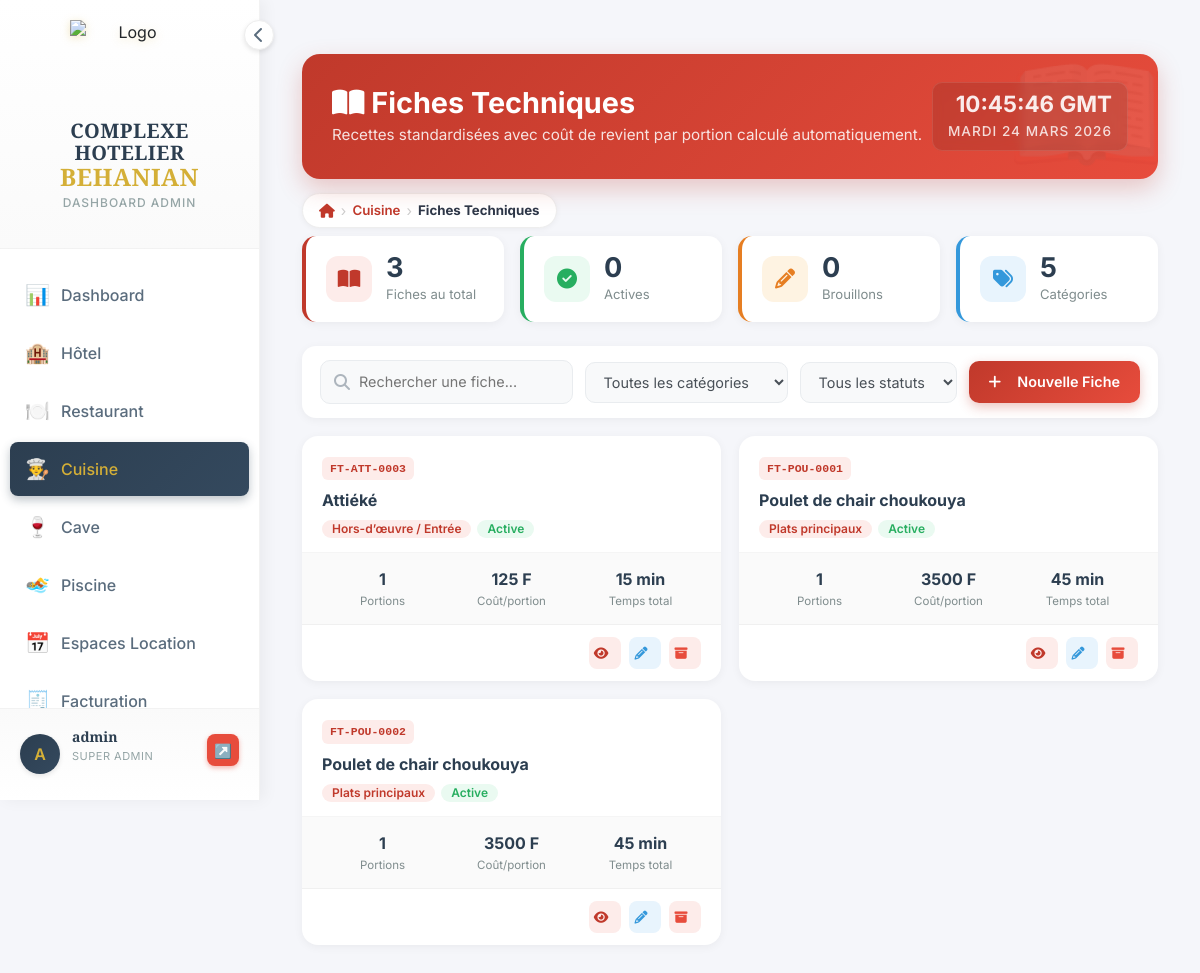
The app's page /cuisine/fiches/ (signed in), older data.
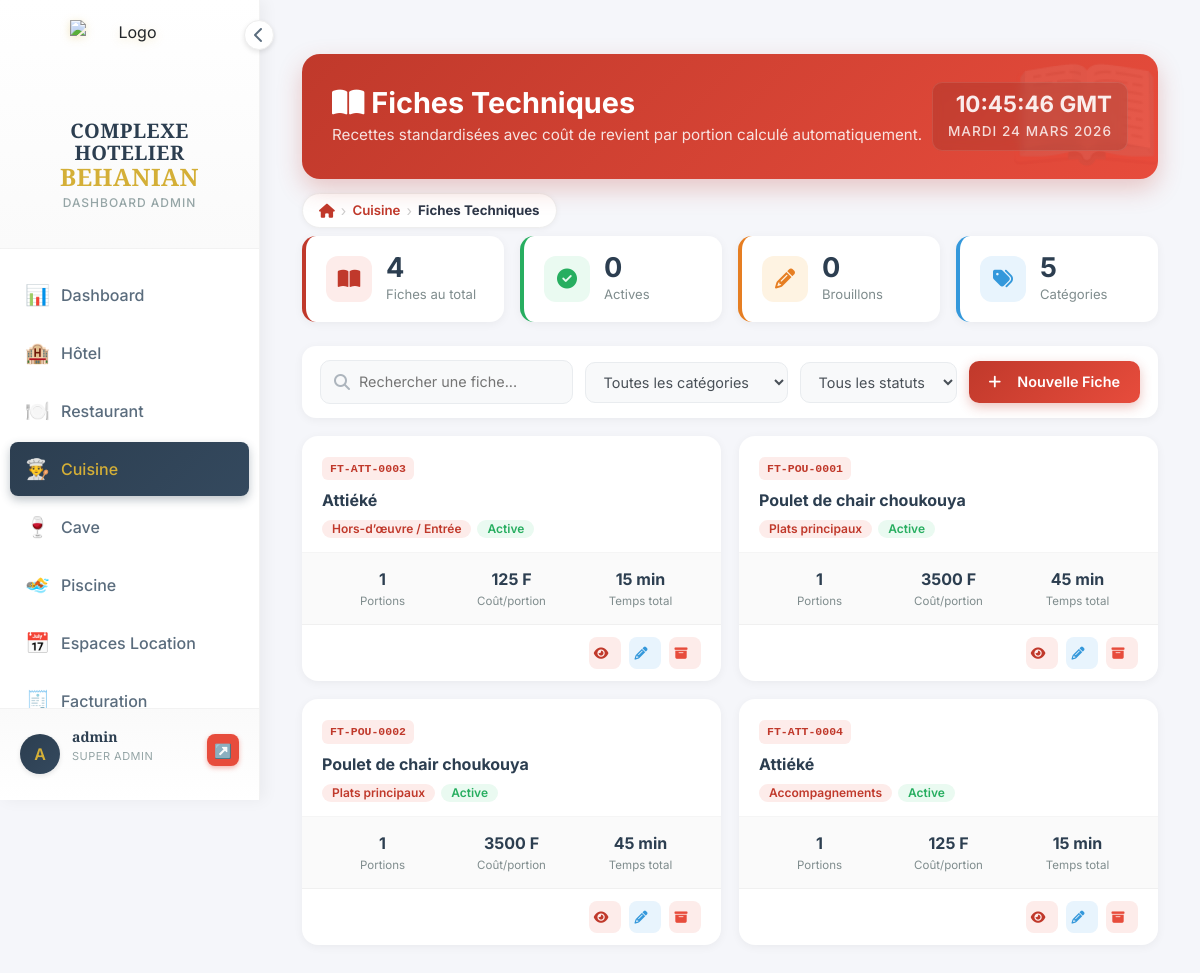
The same page, newer data.
### cuisine/models.py (models this page shows, shortened)
class FicheTechnique(models.Model):
    STATUT_CHOICES = [
        ('actif',    'Active'),
        ('archive',  'Archivée'),
        ('brouillon','Brouillon'),
    ]
    nom                = models.CharField(max_length=200, verbose_name="Nom de la recette", default="")
    reference          = models.CharField(max_length=50, unique=True, blank=True, null=True, verbose_name="Référence")
    categorie          = models.ForeignKey(CategoriePlat, on_delete=models.SET_NULL, null=True, blank=True,
                                           verbose_name="Catégorie")
    description        = models.TextField(blank=True, verbose_name="Description / Méthode")
    nb_portions        = models.DecimalField(max_digits=6, decimal_places=1, default=1,
                                             verbose_name="Nombre de portions")
    temps_preparation  = models.IntegerField(default=0, verbose_name="Temps de préparation (min)")
    temps_cuisson      = models.IntegerField(default=0, verbose_name="Temps de cuisson (min)")
    statut             = models.CharField(max_length=20, choices=STATUT_CHOICES, default='actif')
    image              = models.ImageField(upload_to='fiches_techniques/', blank=True, null=True)
    cree_par           = models.ForeignKey(User, on_delete=models.SET_NULL, null=True, related_name='fiches_techniques')
    date_creation      = models.DateTimeField(auto_now_add=True)
    date_modification  = models.DateTimeField(auto_now=True)
    @property
    def cout_total(self):
        return sum(l.cout_ligne for l in self.lignes.all())
    @property
    def cout_par_portion(self):
        if self.nb_portions and self.nb_portions > 0:
            return self.cout_total / self.nb_portions
        return Decimal('0')
    class Meta:
        verbose_name        = "Fiche Technique"
        verbose_name_plural = "Fiches Techniques"
        ordering            = ['categorie__ordre', 'nom']

class CategoriePlat(models.Model):
    nom    = models.CharField(max_length=100, verbose_name="Nom")
    ordre  = models.IntegerField(default=0, verbose_name="Ordre d'affichage")
    icone  = models.CharField(max_length=50, blank=True, default="fa-utensils", verbose_name="Icône")
    class Meta:
        verbose_name        = "Catégorie de plat"
        verbose_name_plural = "Catégories de plats"
        ordering            = ['ordre', 'nom']

class LigneFicheTechnique(models.Model):
    fiche       = models.ForeignKey(FicheTechnique, on_delete=models.CASCADE, related_name='lignes')
    ingredient  = models.ForeignKey(Ingredient, on_delete=models.PROTECT, verbose_name="Ingrédient")
    quantite    = models.DecimalField(max_digits=12, decimal_places=3, verbose_name="Quantité (unité recette)")
    notes_ligne = models.CharField(max_length=200, blank=True, verbose_name="Note (ex: haché, émincé...)")
    @property
    def cout_ligne(self):
        return self.quantite * self.ingredient.prix_unitaire_recette
    class Meta:
        verbose_name        = "Ligne de fiche technique"
        verbose_name_plural = "Lignes de fiches techniques"
        ordering            = ['id']

class Ingredient(models.Model):
    STATUT_CHOICES = [
        ('actif',    'Actif'),
        ('sommeil',  'En sommeil'),
        ('supprime', 'Supprimé'),
    ]
    reference         = models.CharField(max_length=50, unique=True, blank=True, null=True, verbose_name="Référence")
    nom               = models.CharField(max_length=200, verbose_name="Désignation")
    categorie         = models.ForeignKey(CategorieIngredient, on_delete=models.SET_NULL, null=True, blank=True, verbose_name="Catégorie")
    description       = models.TextField(blank=True, verbose_name="Description")
    unite_stock       = models.ForeignKey(UniteIngredient, on_delete=models.SET_NULL, null=True, blank=True,
                                          related_name='ingredients_stock', verbose_name="Unité de stock")
    unite_recette     = models.ForeignKey(UniteIngredient, on_delete=models.SET_NULL, null=True, blank=True,
                                          related_name='ingredients_recette', verbose_name="Unité recette (fiches techniques)")
    facteur_conversion = models.DecimalField(max_digits=12, decimal_places=6, default=1,
                                              verbose_name="Facteur conversion stock→recette",
                                              help_text="Ex : 1 kg = 1000 g → saisir 1000")
    prix_achat        = models.DecimalField(max_digits=10, decimal_places=2, default=0, verbose_name="Prix d'achat unitaire (FCFA)")
    cmup              = models.DecimalField(max_digits=10, decimal_places=4, default=0, verbose_name="CMUP (FCFA)")
    quantite_stock    = models.DecimalField(max_digits=12, decimal_places=3, default=0, verbose_name="Quantité en stock")
    seuil_alerte      = models.DecimalField(max_digits=12, decimal_places=3, default=0, verbose_name="Seuil d'alerte")
    stock_max         = models.DecimalField(max_digits=12, decimal_places=3, default=0, blank=True, verbose_name="Stock maximum")
    fournisseur_principal = models.ForeignKey(Fournisseur, on_delete=models.SET_NULL, null=True, blank=True,
                                               verbose_name="Fournisseur principal")
    statut            = models.BooleanField(default=True, verbose_name="Actif")
    date_creation     = models.DateTimeField(auto_now_add=True)
    date_modification = models.DateTimeField(auto_now=True)
    class Meta:
        verbose_name        = "Ingrédient"
        verbose_name_plural = "Ingrédients"
        ordering            = ['categorie__ordre', 'nom']
    @property
    def prix_unitaire_recette(self):
        if self.facteur_conversion and self.facteur_conversion > 0:
            return self.cmup / self.facteur_conversion
        return self.cmup

### cuisine/views.py (the view)
# urls.py: path('fiches/', views.fiche_list, name='fiche_list'),
@require_module_access('cuisine')
def fiche_list(request):
    fiches = FicheTechnique.objects.select_related('categorie').exclude(statut='archive')
    q = request.GET.get('q', '')
    cat = request.GET.get('categorie', '')
    if q:
        fiches = fiches.filter(nom__icontains=q)
    if cat:
        fiches = fiches.filter(categorie_id=cat)
    context = {
        'page_title': 'Fiches Techniques',
        'fiches':     fiches,
        'categories': CategoriePlat.objects.all(),
        'q': q, 'categorie_id': cat,
    }
    return render(request, 'cuisine/fiche_list.html', context)

### dashboard/templatetags/breadcrumb.py (called while the page is built)
@register.inclusion_tag('components/breadcrumb.html', takes_context=True)
def breadcrumb(context, *args):
    items = []
    args = list(args)
    while len(args) >= 2:
        label    = args.pop(0)
        url_name = args.pop(0)
        if url_name:
            try:
                url = reverse(url_name)
                items.append({'label': label, 'url': url, 'active': False})
            except NoReverseMatch:
                items.append({'label': label, 'url': url_name, 'active': False})
        else:
            items.append({'label': label, 'url': None, 'active': True})
    return {'items': items}

### utils/permissions.py (called while the page is built, shortened)
def get_user_groups(user):
    return list(user.groups.values_list('name', flat=True))

def user_has_access(user, module):
    if not user.is_authenticated:
        return False
    if user.is_superuser:
        return True

def get_accessible_modules(user):
    if user.is_superuser:
        return ['dashboard', 'hotel', 'restaurant', 'bar', 'cuisine',
                'piscine', 'boite_nuit', 'espaces', 'caisse', 'facturation',
                'parametres', 'users']

### templates/cuisine/fiche_list.html (shortened to what the changed rows need)
{% extends 'dashboard/base_dashboard.html' %}
{% load breadcrumb %}
{% block content %}
<div class="container-fluid py-4">
    <div class="page-header">
        <div>
            <h2><i class="fas fa-book-open mr-2"></i> Fiches Techniques</h2>
        </div>
    </div>
    {% breadcrumb "Cuisine" "cuisine:index" "Fiches Techniques" "" %}
    <div class="stats-row">
        <div class="stat-card red">
            <div><div class="stat-value">{{ fiches.count }}</div><div class="stat-label">Fiches au total</div></div>
        </div>
    </div>
    <div class="fiches-grid" id="fiches-grid">
        {% for fiche in fiches %}
        <div class="fiche-card"
             data-nom="{{ fiche.nom|lower }}"
             data-cat="{{ fiche.categorie.nom|default:'' }}"
             data-statut="{{ fiche.statut }}">
            <div class="fiche-card-top">
                <div class="fiche-ref">{{ fiche.reference|default:"FT-XXXX" }}</div>
                <div class="fiche-nom">{{ fiche.nom }}</div>
                <div class="fiche-badges">
                    {% if fiche.categorie %}<span class="badge badge-cat">{{ fiche.categorie.nom }}</span>{% endif %}
                    {% if fiche.statut == 'actif' %}<span class="badge badge-actif">Active</span>
                    {% elif fiche.statut == 'brouillon' %}<span class="badge badge-brouillon">Brouillon</span>
                    {% else %}<span class="badge badge-archive">Archivée</span>{% endif %}
                </div>
            </div>
            <div class="fiche-metrics">
                <div class="metric">
                    <div class="metric-val">{{ fiche.nb_portions|floatformat:0 }}</div>
                    <div class="metric-lbl">Portions</div>
                </div>
                <div class="metric">
                    <div class="metric-val">{{ fiche.cout_par_portion|floatformat:0 }} F</div>
                    <div class="metric-lbl">Coût/portion</div>
                </div>
                <div class="metric">
                    <div class="metric-val">{{ fiche.temps_preparation|add:fiche.temps_cuisson }} min</div>
                    <div class="metric-lbl">Temps total</div>
                </div>
            </div>
            <div class="fiche-footer">
                <a href="{% url 'cuisine:fiche_detail' fiche.pk %}" class="btn-action btn-view" title="Voir la fiche"><i class="fas fa-eye"></i></a>
                <a href="{% url 'cuisine:fiche_edit' fiche.pk %}" class="btn-action btn-edit" title="Modifier"><i class="fas fa-pencil-alt"></i></a>
                <a href="{% url 'cuisine:fiche_delete' fiche.pk %}" class="btn-action btn-del" title="Archiver"><i class="fas fa-archive"></i></a>
            </div>
        </div>
        {% endfor %}
    </div>
</div>
{% endblock %}

Row changes from the older to the newer data that the page shows:
added FicheTechnique: reference "FT-ATT-0004", nom "Attiéké", categorie.nom "Accompagnements", statut "Active", nb_portions "1", cout_par_portion "125", temps_preparation|add "15"
Text that changed along with them:
{{ fiches.count }}: "3" → "4"
